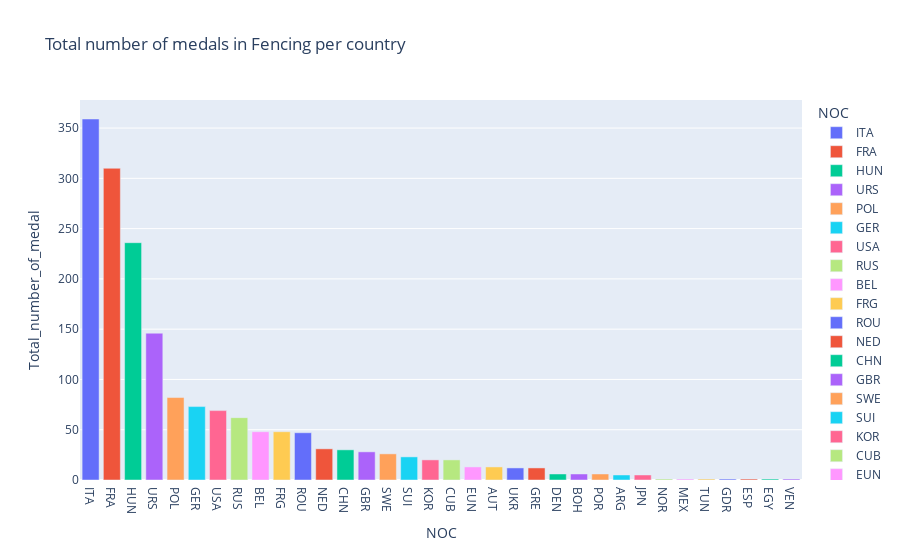

Write notebook code for a chart like this one.
### Code cell
px.bar(Fencing, x="NOC", y="Total_number_of_medal", color="NOC", title= "Total number of medals in Fencing per country")

### Figure 1 — Plotly figure (JSON) as saved in the notebook; plotly's stock layout.template omitted (floating-point values rounded to 4 significant figures)
{"data": [{"alignmentgroup": "True", "hovertemplate": "NOC=%{x}<br>Total_number_of_medal=%{y}<extra></extra>", "legendgroup": "ITA", "marker": {"color": "#636efa", "pattern": {"shape": ""}}, "name": "ITA", "offsetgroup": "ITA", "orientation": "v", "showlegend": true, "textposition": "auto", "type": "bar", "x": ["ITA"], "xaxis": "x", "y": [359], "yaxis": "y"}, {"alignmentgroup": "True", "hovertemplate": "NOC=%{x}<br>Total_number_of_medal=%{y}<extra></extra>", "legendgroup": "FRA", "marker": {"color": "#EF553B", "pattern": {"shape": ""}}, "name": "FRA", "offsetgroup": "FRA", "orientation": "v", "showlegend": true, "textposition": "auto", "type": "bar", "x": ["FRA"], "xaxis": "x", "y": [310], "yaxis": "y"}, {"alignmentgroup": "True", "hovertemplate": "NOC=%{x}<br>Total_number_of_medal=%{y}<extra></extra>", "legendgroup": "HUN", "marker": {"color": "#00cc96", "pattern": {"shape": ""}}, "name": "HUN", "offsetgroup": "HUN", "orientation": "v", "showlegend": true, "textposition": "auto", "type": "bar", "x": ["HUN"], "xaxis": "x", "y": [236], "yaxis": "y"}, {"alignmentgroup": "True", "hovertemplate": "NOC=%{x}<br>Total_number_of_medal=%{y}<extra></extra>", "legendgroup": "URS", "marker": {"color": "#ab63fa", "pattern": {"shape": ""}}, "name": "URS", "offsetgroup": "URS", "orientation": "v", "showlegend": true, "textposition": "auto", "type": "bar", "x": ["URS"], "xaxis": "x", "y": [146], "yaxis": "y"}, {"alignmentgroup": "True", "hovertemplate": "NOC=%{x}<br>Total_number_of_medal=%{y}<extra></extra>", "legendgroup": "POL", "marker": {"color": "#FFA15A", "pattern": {"shape": ""}}, "name": "POL", "offsetgroup": "POL", "orientation": "v", "showlegend": true, "textposition": "auto", "type": "bar", "x": ["POL"], "xaxis": "x", "y": [82], "yaxis": "y"}, {"alignmentgroup": "True", "hovertemplate": "NOC=%{x}<br>Total_number_of_medal=%{y}<extra></extra>", "legendgroup": "GER", "marker": {"color": "#19d3f3", "pattern": {"shape": ""}}, "name": "GER", "offsetgroup": "GER", "orientation": "v", "showlegend": true, "textposition": "auto", "type": "bar", "x": ["GER"], "xaxis": "x", "y": [73], "yaxis": "y"}, {"alignmentgroup": "True", "hovertemplate": "NOC=%{x}<br>Total_number_of_medal=%{y}<extra></extra>", "legendgroup": "USA", "marker": {"color": "#FF6692", "pattern": {"shape": ""}}, "name": "USA", "offsetgroup": "USA", "orientation": "v", "showlegend": true, "textposition": "auto", "type": "bar", "x": ["USA"], "xaxis": "x", "y": [69], "yaxis": "y"}, {"alignmentgroup": "True", "hovertemplate": "NOC=%{x}<br>Total_number_of_medal=%{y}<extra></extra>", "legendgroup": "RUS", "marker": {"color": "#B6E880", "pattern": {"shape": ""}}, "name": "RUS", "offsetgroup": "RUS", "orientation": "v", "showlegend": true, "textposition": "auto", "type": "bar", "x": ["RUS"], "xaxis": "x", "y": [62], "yaxis": "y"}, {"alignmentgroup": "True", "hovertemplate": "NOC=%{x}<br>Total_number_of_medal=%{y}<extra></extra>", "legendgroup": "BEL", "marker": {"color": "#FF97FF", "pattern": {"shape": ""}}, "name": "BEL", "offsetgroup": "BEL", "orientation": "v", "showlegend": true, "textposition": "auto", "type": "bar", "x": ["BEL"], "xaxis": "x", "y": [48], "yaxis": "y"}, {"alignmentgroup": "True", "hovertemplate": "NOC=%{x}<br>Total_number_of_medal=%{y}<extra></extra>", "legendgroup": "FRG", "marker": {"color": "#FECB52", "pattern": {"shape": ""}}, "name": "FRG", "offsetgroup": "FRG", "orientation": "v", "showlegend": true, "textposition": "auto", "type": "bar", "x": ["FRG"], "xaxis": "x", "y": [48], "yaxis": "y"}, {"alignmentgroup": "True", "hovertemplate": "NOC=%{x}<br>Total_number_of_medal=%{y}<extra></extra>", "legendgroup": "ROU", "marker": {"color": "#636efa", "pattern": {"shape": ""}}, "name": "ROU", "offsetgroup": "ROU", "orientation": "v", "showlegend": true, "textposition": "auto", "type": "bar", "x": ["ROU"], "xaxis": "x", "y": [47], "yaxis": "y"}, {"alignmentgroup": "True", "hovertemplate": "NOC=%{x}<br>Total_number_of_medal=%{y}<extra></extra>", "legendgroup": "NED", "marker": {"color": "#EF553B", "pattern": {"shape": ""}}, "name": "NED", "offsetgroup": "NED", "orientation": "v", "showlegend": true, "textposition": "auto", "type": "bar", "x": ["NED"], "xaxis": "x", "y": [31], "yaxis": "y"}, {"alignmentgroup": "True", "hovertemplate": "NOC=%{x}<br>Total_number_of_medal=%{y}<extra></extra>", "legendgroup": "CHN", "marker": {"color": "#00cc96", "pattern": {"shape": ""}}, "name": "CHN", "offsetgroup": "CHN", "orientation": "v", "showlegend": true, "textposition": "auto", "type": "bar", "x": ["CHN"], "xaxis": "x", "y": [30], "yaxis": "y"}, {"alignmentgroup": "True", "hovertemplate": "NOC=%{x}<br>Total_number_of_medal=%{y}<extra></extra>", "legendgroup": "GBR", "marker": {"color": "#ab63fa", "pattern": {"shape": ""}}, "name": "GBR", "offsetgroup": "GBR", "orientation": "v", "showlegend": true, "textposition": "auto", "type": "bar", "x": ["GBR"], "xaxis": "x", "y": [28], "yaxis": "y"}, {"alignmentgroup": "True", "hovertemplate": "NOC=%{x}<br>Total_number_of_medal=%{y}<extra></extra>", "legendgroup": "SWE", "marker": {"color": "#FFA15A", "pattern": {"shape": ""}}, "name": "SWE", "offsetgroup": "SWE", "orientation": "v", "showlegend": true, "textposition": "auto", "type": "bar", "x": ["SWE"], "xaxis": "x", "y": [26], "yaxis": "y"}, {"alignmentgroup": "True", "hovertemplate": "NOC=%{x}<br>Total_number_of_medal=%{y}<extra></extra>", "legendgroup": "SUI", "marker": {"color": "#19d3f3", "pattern": {"shape": ""}}, "name": "SUI", "offsetgroup": "SUI", "orientation": "v", "showlegend": true, "textposition": "auto", "type": "bar", "x": ["SUI"], "xaxis": "x", "y": [23], "yaxis": "y"}, {"alignmentgroup": "True", "hovertemplate": "NOC=%{x}<br>Total_number_of_medal=%{y}<extra></extra>", "legendgroup": "KOR", "marker": {"color": "#FF6692", "pattern": {"shape": ""}}, "name": "KOR", "offsetgroup": "KOR", "orientation": "v", "showlegend": true, "textposition": "auto", "type": "bar", "x": ["KOR"], "xaxis": "x", "y": [20], "yaxis": "y"}, {"alignmentgroup": "True", "hovertemplate": "NOC=%{x}<br>Total_number_of_medal=%{y}<extra></extra>", "legendgroup": "CUB", "marker": {"color": "#B6E880", "pattern": {"shape": ""}}, "name": "CUB", "offsetgroup": "CUB", "orientation": "v", "showlegend": true, "textposition": "auto", "type": "bar", "x": ["CUB"], "xaxis": "x", "y": [20], "yaxis": "y"}, {"alignmentgroup": "True", "hovertemplate": "NOC=%{x}<br>Total_number_of_medal=%{y}<extra></extra>", "legendgroup": "EUN", "marker": {"color": "#FF97FF", "pattern": {"shape": ""}}, "name": "EUN", "offsetgroup": "EUN", "orientation": "v", "showlegend": true, "textposition": "auto", "type": "bar", "x": ["EUN"], "xaxis": "x", "y": [13], "yaxis": "y"}, {"alignmentgroup": "True", "hovertemplate": "NOC=%{x}<br>Total_number_of_medal=%{y}<extra></extra>", "legendgroup": "AUT", "marker": {"color": "#FECB52", "pattern": {"shape": ""}}, "name": "AUT", "offsetgroup": "AUT", "orientation": "v", "showlegend": true, "textposition": "auto", "type": "bar", "x": ["AUT"], "xaxis": "x", "y": [13], "yaxis": "y"}, {"alignmentgroup": "True", "hovertemplate": "NOC=%{x}<br>Total_number_of_medal=%{y}<extra></extra>", "legendgroup": "UKR", "marker": {"color": "#636efa", "pattern": {"shape": ""}}, "name": "UKR", "offsetgroup": "UKR", "orientation": "v", "showlegend": true, "textposition": "auto", "type": "bar", "x": ["UKR"], "xaxis": "x", "y": [12], "yaxis": "y"}, {"alignmentgroup": "True", "hovertemplate": "NOC=%{x}<br>Total_number_of_medal=%{y}<extra></extra>", "legendgroup": "GRE", "marker": {"color": "#EF553B", "pattern": {"shape": ""}}, "name": "GRE", "offsetgroup": "GRE", "orientation": "v", "showlegend": true, "textposition": "auto", "type": "bar", "x": ["GRE"], "xaxis": "x", "y": [12], "yaxis": "y"}, {"alignmentgroup": "True", "hovertemplate": "NOC=%{x}<br>Total_number_of_medal=%{y}<extra></extra>", "legendgroup": "DEN", "marker": {"color": "#00cc96", "pattern": {"shape": ""}}, "name": "DEN", "offsetgroup": "DEN", "orientation": "v", "showlegend": true, "textposition": "auto", "type": "bar", "x": ["DEN"], "xaxis": "x", "y": [6], "yaxis": "y"}, {"alignmentgroup": "True", "hovertemplate": "NOC=%{x}<br>Total_number_of_medal=%{y}<extra></extra>", "legendgroup": "BOH", "marker": {"color": "#ab63fa", "pattern": {"shape": ""}}, "name": "BOH", "offsetgroup": "BOH", "orientation": "v", "showlegend": true, "textposition": "auto", "type": "bar", "x": ["BOH"], "xaxis": "x", "y": [6], "yaxis": "y"}, {"alignmentgroup": "True", "hovertemplate": "NOC=%{x}<br>Total_number_of_medal=%{y}<extra></extra>", "legendgroup": "POR", "marker": {"color": "#FFA15A", "pattern": {"shape": ""}}, "name": "POR", "offsetgroup": "POR", "orientation": "v", "showlegend": true, "textposition": "auto", "type": "bar", "x": ["POR"], "xaxis": "x", "y": [6], "yaxis": "y"}, {"alignmentgroup": "True", "hovertemplate": "NOC=%{x}<br>Total_number_of_medal=%{y}<extra></extra>", "legendgroup": "ARG", "marker": {"color": "#19d3f3", "pattern": {"shape": ""}}, "name": "ARG", "offsetgroup": "ARG", "orientation": "v", "showlegend": true, "textposition": "auto", "type": "bar", "x": ["ARG"], "xaxis": "x", "y": [5], "yaxis": "y"}, {"alignmentgroup": "True", "hovertemplate": "NOC=%{x}<br>Total_number_of_medal=%{y}<extra></extra>", "legendgroup": "JPN", "marker": {"color": "#FF6692", "pattern": {"shape": ""}}, "name": "JPN", "offsetgroup": "JPN", "orientation": "v", "showlegend": true, "textposition": "auto", "type": "bar", "x": ["JPN"], "xaxis": "x", "y": [5], "yaxis": "y"}, {"alignmentgroup": "True", "hovertemplate": "NOC=%{x}<br>Total_number_of_medal=%{y}<extra></extra>", "legendgroup": "NOR", "marker": {"color": "#B6E880", "pattern": {"shape": ""}}, "name": "NOR", "offsetgroup": "NOR", "orientation": "v", "showlegend": true, "textposition": "auto", "type": "bar", "x": ["NOR"], "xaxis": "x", "y": [1], "yaxis": "y"}, {"alignmentgroup": "True", "hovertemplate": "NOC=%{x}<br>Total_number_of_medal=%{y}<extra></extra>", "legendgroup": "MEX", "marker": {"color": "#FF97FF", "pattern": {"shape": ""}}, "name": "MEX", "offsetgroup": "MEX", "orientation": "v", "showlegend": true, "textposition": "auto", "type": "bar", "x": ["MEX"], "xaxis": "x", "y": [1], "yaxis": "y"}, {"alignmentgroup": "True", "hovertemplate": "NOC=%{x}<br>Total_number_of_medal=%{y}<extra></extra>", "legendgroup": "TUN", "marker": {"color": "#FECB52", "pattern": {"shape": ""}}, "name": "TUN", "offsetgroup": "TUN", "orientation": "v", "showlegend": true, "textposition": "auto", "type": "bar", "x": ["TUN"], "xaxis": "x", "y": [1], "yaxis": "y"}, {"alignmentgroup": "True", "hovertemplate": "NOC=%{x}<br>Total_number_of_medal=%{y}<extra></extra>", "legendgroup": "GDR", "marker": {"color": "#636efa", "pattern": {"shape": ""}}, "name": "GDR", "offsetgroup": "GDR", "orientation": "v", "showlegend": true, "textposition": "auto", "type": "bar", "x": ["GDR"], "xaxis": "x", "y": [1], "yaxis": "y"}, {"alignmentgroup": "True", "hovertemplate": "NOC=%{x}<br>Total_number_of_medal=%{y}<extra></extra>", "legendgroup": "ESP", "marker": {"color": "#EF553B", "pattern": {"shape": ""}}, "name": "ESP", "offsetgroup": "ESP", "orientation": "v", "showlegend": true, "textposition": "auto", "type": "bar", "x": ["ESP"], "xaxis": "x", "y": [1], "yaxis": "y"}, {"alignmentgroup": "True", "hovertemplate": "NOC=%{x}<br>Total_number_of_medal=%{y}<extra></extra>", "legendgroup": "EGY", "marker": {"color": "#00cc96", "pattern": {"shape": ""}}, "name": "EGY", "offsetgroup": "EGY", "orientation": "v", "showlegend": true, "textposition": "auto", "type": "bar", "x": ["EGY"], "xaxis": "x", "y": [1], "yaxis": "y"}, {"alignmentgroup": "True", "hovertemplate": "NOC=%{x}<br>Total_number_of_medal=%{y}<extra></extra>", "legendgroup": "VEN", "marker": {"color": "#ab63fa", "pattern": {"shape": ""}}, "name": "VEN", "offsetgroup": "VEN", "orientation": "v", "showlegend": true, "textposition": "auto", "type": "bar", "x": ["VEN"], "xaxis": "x", "y": [1], "yaxis": "y"}], "layout": {"barmode": "relative", "legend": {"title": {"text": "NOC"}, "tracegroupgap": 0}, "title": {"text": "Total number of medals in Fencing per country"}, "xaxis": {"anchor": "y", "categoryarray": ["ITA", "FRA", "HUN", "URS", "POL", "GER", "USA", "RUS", "BEL", "FRG", "ROU", "NED", "CHN", "GBR", "SWE", "SUI", "KOR", "CUB", "EUN", "AUT", "UKR", "GRE", "DEN", "BOH", "POR", "ARG", "JPN", "NOR", "MEX", "TUN", "GDR", "ESP", "EGY", "VEN"], "categoryorder": "array", "domain": [0, 1], "title": {"text": "NOC"}}, "yaxis": {"anchor": "x", "domain": [0, 1], "title": {"text": "Total_number_of_medal"}}}}
